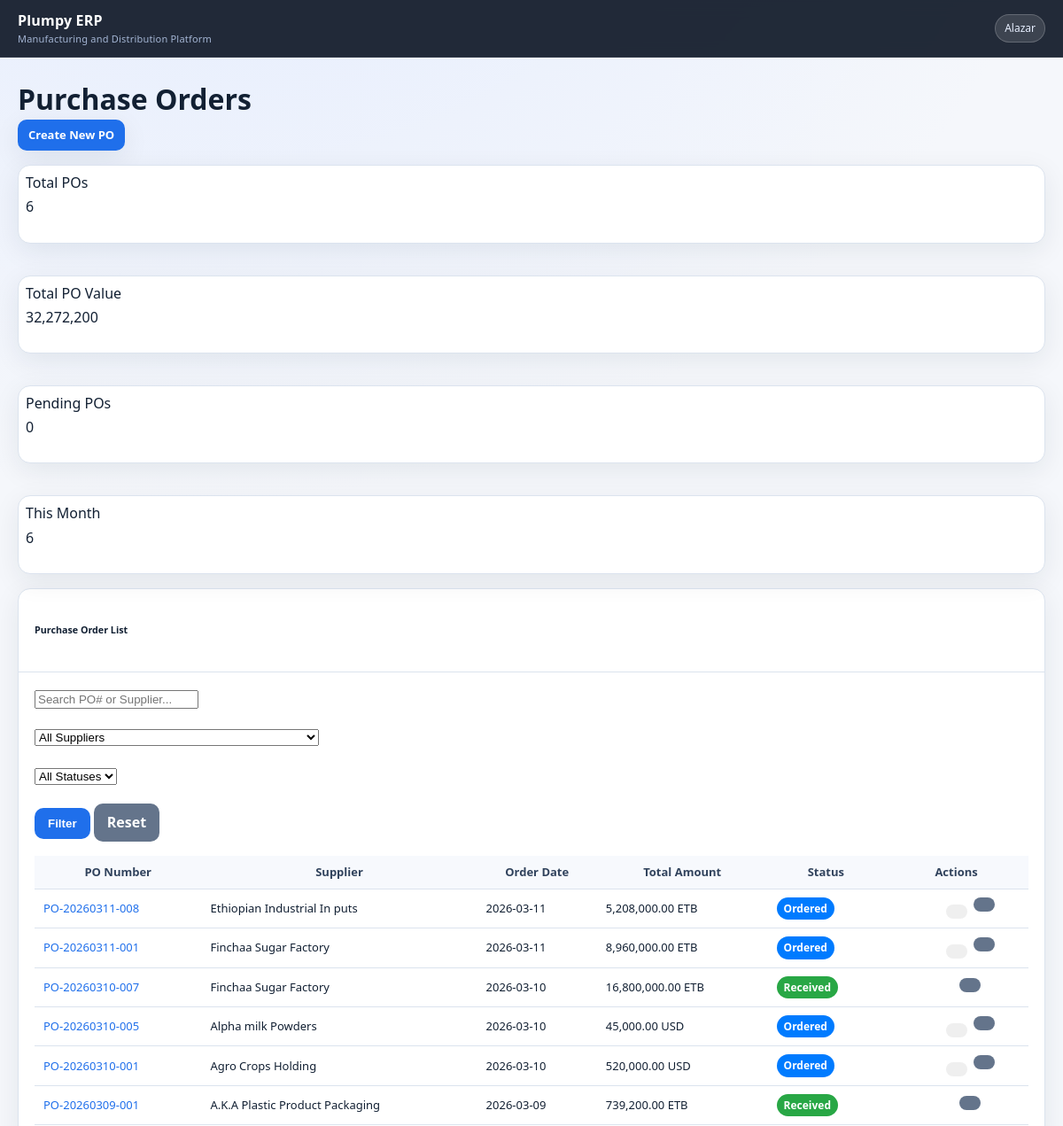
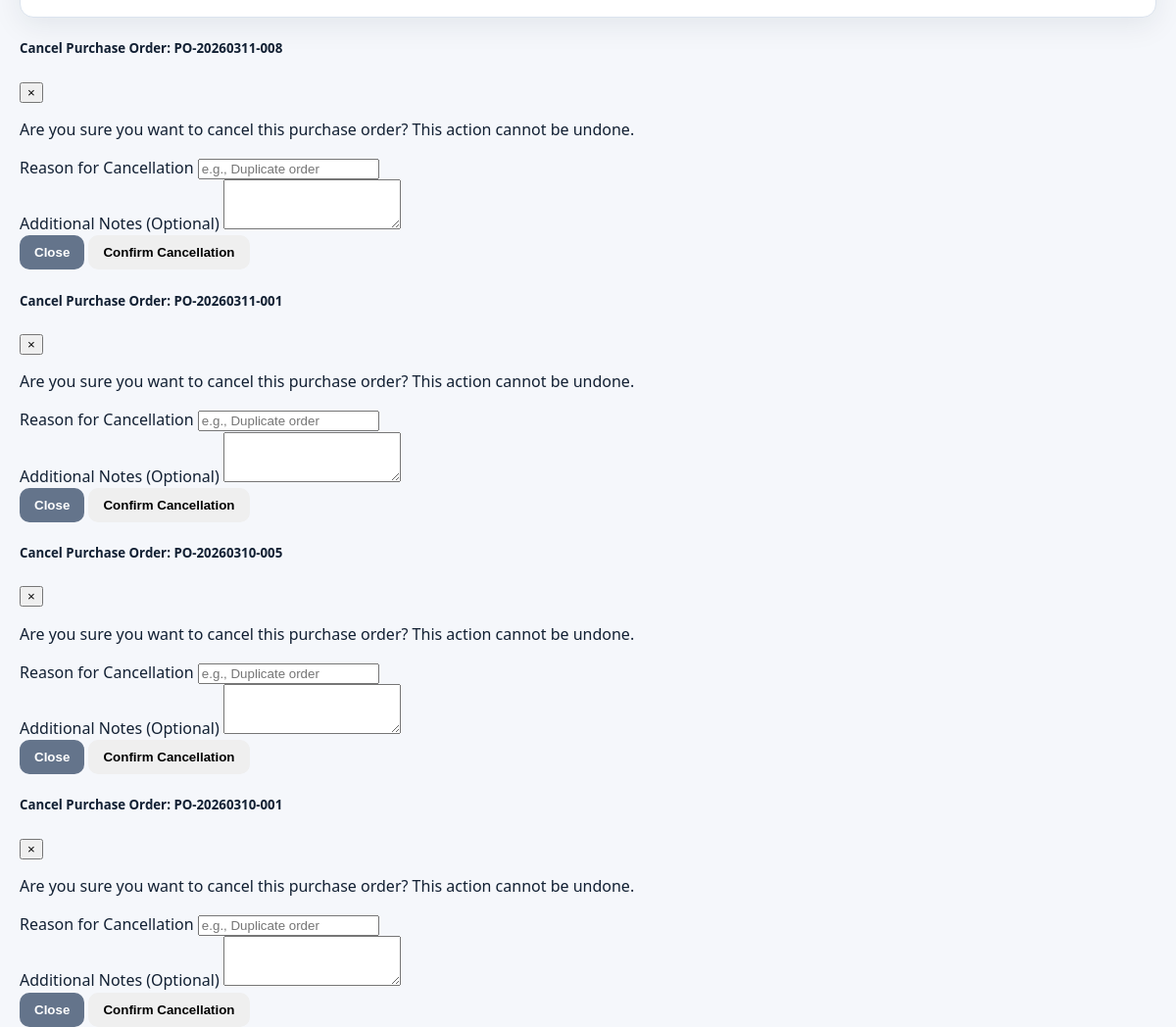
/purchasing/pos/ (signed in), run on the app's committed database (2 pictures, top to bottom).
### apps/purchasing/models.py (models this page shows, shortened)
class PurchaseOrder(CompanyModel):
    STATUS_CHOICES = [
        ("draft", "Draft"),
        ("approved", "Approved"),
        ("ordered", "Ordered"),
        ("partial", "Partial"),
        ("received", "Received"),
        ("closed", "Closed"),
        ("cancelled", "Cancelled"),
    ]
    company = models.CharField(max_length=255)
    branch = models.CharField(max_length=255, blank=True, null=True)
    po_number = models.CharField(max_length=50, unique=True)
    supplier = models.ForeignKey(Supplier, on_delete=models.PROTECT, related_name='purchase_orders')
    requisition = models.ForeignKey(
        PurchaseRequisition,
        null=True,
        blank=True,
        on_delete=models.SET_NULL,
        related_name='purchase_orders'
    )
    order_date = models.DateField(default=timezone.now)
    expected_delivery_date = models.DateField(blank=True, null=True)
    received_date = models.DateField(blank=True, null=True)
    status = models.CharField(max_length=20, choices=STATUS_CHOICES, default="draft")
    shipping_cost = models.DecimalField(max_digits=14, decimal_places=2, default=0)
    discount = models.DecimalField(max_digits=14, decimal_places=2, default=0)
    currency = models.CharField(max_length=10, default="ETB")
    payment_terms = models.CharField(max_length=50, blank=True, null=True)
    terms = models.TextField(blank=True, null=True)
    shipping_method = models.CharField(max_length=50, blank=True, null=True)
    shipping_address = models.TextField(blank=True, null=True)
    billing_address = models.TextField(blank=True, null=True)
    approved_by = models.ForeignKey(
        settings.AUTH_USER_MODEL,
        related_name="approved_purchase_orders",
        null=True,
        blank=True,
        on_delete=models.PROTECT
    )
    created_by = models.ForeignKey(
        settings.AUTH_USER_MODEL,
        related_name="created_purchase_orders",
        on_delete=models.PROTECT
    )
    notes = models.TextField(blank=True, null=True)
    total_amount = models.DecimalField(max_digits=18, decimal_places=2, default=0)
    created_at = models.DateTimeField(auto_now_add=True)
    updated_at = models.DateTimeField(auto_now=True)

class Supplier(CompanyModel):
    company = models.CharField(max_length=255)
    name = models.CharField(max_length=255)
    code = models.CharField(max_length=50, unique=True)
    tin = models.CharField(max_length=50, blank=True, null=True)
    tax_id = models.CharField(max_length=50, blank=True, null=True)
    registration_number = models.CharField(max_length=100, blank=True, null=True)
    contact_person = models.CharField(max_length=255, blank=True, null=True)
    phone = models.CharField(max_length=50, blank=True, null=True)
    mobile = models.CharField(max_length=50, blank=True, null=True)
    email = models.EmailField(blank=True, null=True)
    website = models.URLField(blank=True, null=True)
    address = models.TextField(blank=True, null=True)
    city = models.CharField(max_length=100, blank=True, null=True)
    country = models.CharField(max_length=100, blank=True, null=True)
    payment_terms_days = models.IntegerField(default=30)
    credit_limit = models.DecimalField(max_digits=16, decimal_places=2, default=0)
    currency = models.CharField(max_length=10, default="ETB")
    bank_name = models.CharField(max_length=255, blank=True, null=True)
    bank_account = models.CharField(max_length=100, blank=True, null=True)
    bank_branch = models.CharField(max_length=255, blank=True, null=True)
    swift_code = models.CharField(max_length=50, blank=True, null=True)
    performance_rating = models.DecimalField(max_digits=3, decimal_places=2, default=0)
    on_time_delivery_rate = models.DecimalField(max_digits=5, decimal_places=2, default=0)
    quality_rating = models.DecimalField(max_digits=3, decimal_places=2, default=0)
    total_purchase_orders = models.IntegerField(default=0)
    total_spend = models.DecimalField(max_digits=18, decimal_places=2, default=0)
    is_active = models.BooleanField(default=True)
    is_preferred = models.BooleanField(default=False)
    notes = models.TextField(blank=True, null=True)
    created_at = models.DateTimeField(auto_now_add=True)
    updated_at = models.DateTimeField(auto_now=True)

### apps/purchasing/views.py (the view)
# urls.py: path('pos/', views.po_list, name='po_list'),
@login_required
def po_list(request):
    queryset = PurchaseOrder.objects.select_related(
        'supplier', 'created_by'
    ).prefetch_related('lines').all()
    company_name = request.session.get('current_company_name')
    if company_name:
        queryset = queryset.filter(company=company_name)
    status = request.GET.get('status')
    if status:
        queryset = queryset.filter(status=status)
    supplier_id = request.GET.get('supplier')
    if supplier_id:
        queryset = queryset.filter(supplier_id=supplier_id)
    search = request.GET.get('search')
    if search:
        queryset = queryset.filter(
            Q(po_number__icontains=search) |
            Q(supplier__name__icontains=search) |
            Q(supplier__code__icontains=search)
        )
    date_range = request.GET.get('date_range')
    if date_range and ' to ' in date_range:
        start_date, end_date = date_range.split(' to ')
        queryset = queryset.filter(order_date__range=[start_date, end_date])
    queryset = queryset.order_by('-order_date', '-id')
    paginator = Paginator(queryset, 20)  # Show 20 per page
    page_number = request.GET.get('page')
    page_obj = paginator.get_page(page_number)
    for po in page_obj:
        po.can_edit = po.status in ['draft', 'pending']
        po.can_cancel = po.status not in ['received', 'cancelled', 'closed']
    summary_qs = PurchaseOrder.objects.all()
    if company_name:
        summary_qs = summary_qs.filter(company=company_name)
    total_po_count = summary_qs.count()
    total_po_value = summary_qs.aggregate(
        total=Sum('total_amount')
    )['total'] or 0
    pending_count = summary_qs.filter(
        status__in=['draft', 'pending', 'approved']
    ).count()
    suppliers = Supplier.objects.filter(is_active=True)
    if company_name:
        suppliers = suppliers.filter(company=company_name)
    suppliers = suppliers.order_by('name')
    context = {
        'purchase_orders': page_obj,
        'page_obj': page_obj,
        'is_paginated': page_obj.has_other_pages(),
        'suppliers': suppliers,
        'total_po_count': total_po_count,
        'total_po_value': f"{total_po_value:,.0f}",
        'pending_count': pending_count,
        'this_month_count': summary_qs.filter(
            order_date__month=timezone.now().month,
            order_date__year=timezone.now().year
        ).count(),
        'status_choices': PurchaseOrder.STATUS_CHOICES,
    }
    return render(request, 'purchasing/po_list.html', context)

### apps/purchasing/templates/purchasing/po_list.html (shortened to what this page needs)
{% extends "base.html" %}
{% load humanize %}
{% block content %}
<div class="container-fluid">
    <div class="d-sm-flex align-items-center justify-content-between mb-4">
        <h1 class="h3 mb-0 text-gray-800">Purchase Orders</h1>
        <a href="{% url 'purchasing:po_create' %}" class="d-none d-sm-inline-block btn btn-sm btn-primary shadow-sm">
             Create New PO
        </a>
    </div>
    <div class="row">
        <div class="col-xl-3 col-md-6 mb-4">
            <div class="card border-left-primary shadow h-100 py-2">
                <div class="card-body">
                    <div class="row no-gutters align-items-center">
                        <div class="col mr-2">
                            <div class="text-xs font-weight-bold text-primary text-uppercase mb-1">Total POs</div>
                            <div class="h5 mb-0 font-weight-bold text-gray-800">{{ total_po_count }}</div>
                        </div>
                        <div class="col-auto"></div>
                    </div>
                </div>
            </div>
        </div>
        <div class="col-xl-3 col-md-6 mb-4">
            <div class="card border-left-success shadow h-100 py-2">
                <div class="card-body">
                    <div class="row no-gutters align-items-center">
                        <div class="col mr-2">
                            <div class="text-xs font-weight-bold text-success text-uppercase mb-1">Total PO Value</div>
                            <div class="h5 mb-0 font-weight-bold text-gray-800">{{ total_po_value }}</div>
                        </div>
                        <div class="col-auto"></div>
                    </div>
                </div>
            </div>
        </div>
        <div class="col-xl-3 col-md-6 mb-4">
            <div class="card border-left-warning shadow h-100 py-2">
                <div class="card-body">
                    <div class="row no-gutters align-items-center">
                        <div class="col mr-2">
                            <div class="text-xs font-weight-bold text-warning text-uppercase mb-1">Pending POs</div>
                            <div class="h5 mb-0 font-weight-bold text-gray-800">{{ pending_count }}</div>
                        </div>
                        <div class="col-auto"></div>
                    </div>
                </div>
            </div>
        </div>
        <div class="col-xl-3 col-md-6 mb-4">
            <div class="card border-left-info shadow h-100 py-2">
                <div class="card-body">
                    <div class="row no-gutters align-items-center">
                        <div class="col mr-2">
                            <div class="text-xs font-weight-bold text-info text-uppercase mb-1">This Month</div>
                            <div class="h5 mb-0 font-weight-bold text-gray-800">{{ this_month_count }}</div>
                        </div>
                        <div class="col-auto"></div>
                    </div>
                </div>
            </div>
        </div>
    </div>
    <div class="card shadow mb-4">
        <div class="card-header py-3">
            <h6 class="m-0 font-weight-bold text-primary">Purchase Order List</h6>
        </div>
        <div class="card-body">
            <form method="get" class="mb-4">
                <div class="row">
                    <div class="col-md-3">
                        <input type="text" name="search" class="form-control" placeholder="Search PO# or Supplier..." value="{{ request.GET.search }}">
                    </div>
                    <div class="col-md-3">
                        <select name="supplier" class="form-control">
                            <option value="">All Suppliers</option>
                        </select>
                    </div>
                    <div class="col-md-3">
                        <select name="status" class="form-control">
                            <option value="">All Statuses</option>
                        </select>
                    </div>
                    <div class="col-md-3">
                        <button type="submit" class="btn btn-primary">Filter</button>
                        <a href="{% url 'purchasing:po_list' %}" class="btn btn-secondary">Reset</a>
                    </div>
                </div>
            </form>
            <div class="table-responsive">
                <table class="table table-bordered" id="dataTable" width="100%" cellspacing="0">
                    <thead>
                        <tr>
                            <th>PO Number</th>
                            <th>Supplier</th>
                            <th>Order Date</th>
                            <th>Total Amount</th>
                            <th>Status</th>
                            <th class="text-center">Actions</th>
                        </tr>
                    </thead>
                    <tbody>
                        {% for po in purchase_orders %}
                        <tr>
                            <td><a href="{% url 'purchasing:po_detail' po.id %}">{{ po.po_number }}</a></td>
                            <td>{{ po.supplier.name }}</td>
                            <td>{{ po.order_date|date:"Y-m-d" }}</td>
                            <td>{{ po.total_amount|floatformat:2|intcomma }} {{ po.currency }}</td>
                            <td>
                                <span class="badge badge-pill badge-{{ po.status|lower }}">{{ po.get_status_display }}</span>
                            </td>
                            <td class="text-center">
                                <a href="{% url 'purchasing:po_detail' po.id %}" class="btn btn-sm btn-info" title="View">
                                </a>
                                {% if po.can_cancel %}
                                <button type="button" class="btn btn-sm btn-danger" title="Cancel" data-toggle="modal" data-target="#cancelPOModal-{{ po.id }}">
                                </button>
                                {% endif %}
                                <a href="{% url 'purchasing:po_print' po.id %}" target="_blank" class="btn btn-sm btn-secondary" title="Print">
                                </a>
                            </td>
                        </tr>
                        {% empty %}
                        <tr>
                            <td colspan="6" class="text-center">No purchase orders found.</td>
                        </tr>
                        {% endfor %}
                    </tbody>
                </table>
            </div>
        </div>
    </div>
    {% for po in purchase_orders %}
        {% if po.can_cancel %}
        <div class="modal fade" id="cancelPOModal-{{ po.id }}" tabindex="-1" role="dialog" aria-labelledby="cancelPOModalLabel-{{ po.id }}" aria-hidden="true">
            <div class="modal-dialog" role="document">
                <div class="modal-content">
                    <div class="modal-header">
                        <h5 class="modal-title" id="cancelPOModalLabel-{{ po.id }}">Cancel Purchase Order: {{ po.po_number }}</h5>
                        <button type="button" class="close" data-dismiss="modal" aria-label="Close">
                            <span aria-hidden="true">&times;</span>
                        </button>
                    </div>
                    <form action="{% url 'purchasing:po_cancel' po.id %}" method="post">
                        <div class="modal-body">
                            <p>Are you sure you want to cancel this purchase order? This action cannot be undone.</p>
                            <div class="form-group">
                                <label for="cancel-reason-{{ po.id }}">Reason for Cancellation</label>
                                <input type="text" name="reason" class="form-control" id="cancel-reason-{{ po.id }}" placeholder="e.g., Duplicate order" required>
                            </div>
                            <div class="form-group">
                                <label for="cancel-notes-{{ po.id }}">Additional Notes (Optional)</label>
                                <textarea name="notes" class="form-control" id="cancel-notes-{{ po.id }}" rows="3"></textarea>
                            </div>
                        </div>
                        <div class="modal-footer">
                            <button type="button" class="btn btn-secondary" data-dismiss="modal">Close</button>
                            <button type="submit" class="btn btn-danger">Confirm Cancellation</button>
                        </div>
                    </form>
                </div>
            </div>
        </div>
        {% endif %}
    {% endfor %}
</div>
{% endblock content %}

### apps/production/templates/base.html (shortened to what this page needs)
<!DOCTYPE html>
<html>
<head>
    {% load static %}
</head>
<body>
    <nav class="navbar">
        <div class="container navbar-inner">
            <a class="navbar-brand" href="/">
                Plumpy ERP
                <small>Manufacturing and Distribution Platform</small>
            </a>
            <div class="chip">
                {% if request.user.is_authenticated %}
                {{ request.user.get_full_name|default:request.user.username }}
                {% else %}
                Guest
                {% endif %}
            </div>
        </div>
    </nav>
    <main class="container">
        {% block content %}{% endblock %}
    </main>
</body>
</html>

### data on the page
PurchaseOrder: po_number "PO-20260311-008", supplier.name "Ethiopian Industrial In puts", order_date "2026-03-11", total_amount "5,208,000.00", currency "ETB", status "Ordered"
PurchaseOrder: po_number "PO-20260311-001", supplier.name "Finchaa Sugar Factory", order_date "2026-03-11", total_amount "8,960,000.00", currency "ETB", status "Ordered"
PurchaseOrder: po_number "PO-20260310-007", supplier.name "Finchaa Sugar Factory", order_date "2026-03-10", total_amount "16,800,000.00", currency "ETB", status "Received"
PurchaseOrder: po_number "PO-20260310-005", supplier.name "Alpha milk Powders", order_date "2026-03-10", total_amount "45,000.00", currency "USD", status "Ordered"
PurchaseOrder: po_number "PO-20260310-001", supplier.name "Agro Crops Holding", order_date "2026-03-10", total_amount "520,000.00", currency "USD", status "Ordered"
PurchaseOrder: po_number "PO-20260309-001", supplier.name "A.K.A Plastic Product Packaging", order_date "2026-03-09", total_amount "739,200.00", currency "ETB", status "Received"

### other printed values
{{ request.user.get_full_name|default:request.user.username }} "Alazar"
{{ total_po_count }} "6"
{{ total_po_value }} "32,272,200"
{{ pending_count }} "0"
{{ this_month_count }} "6"
